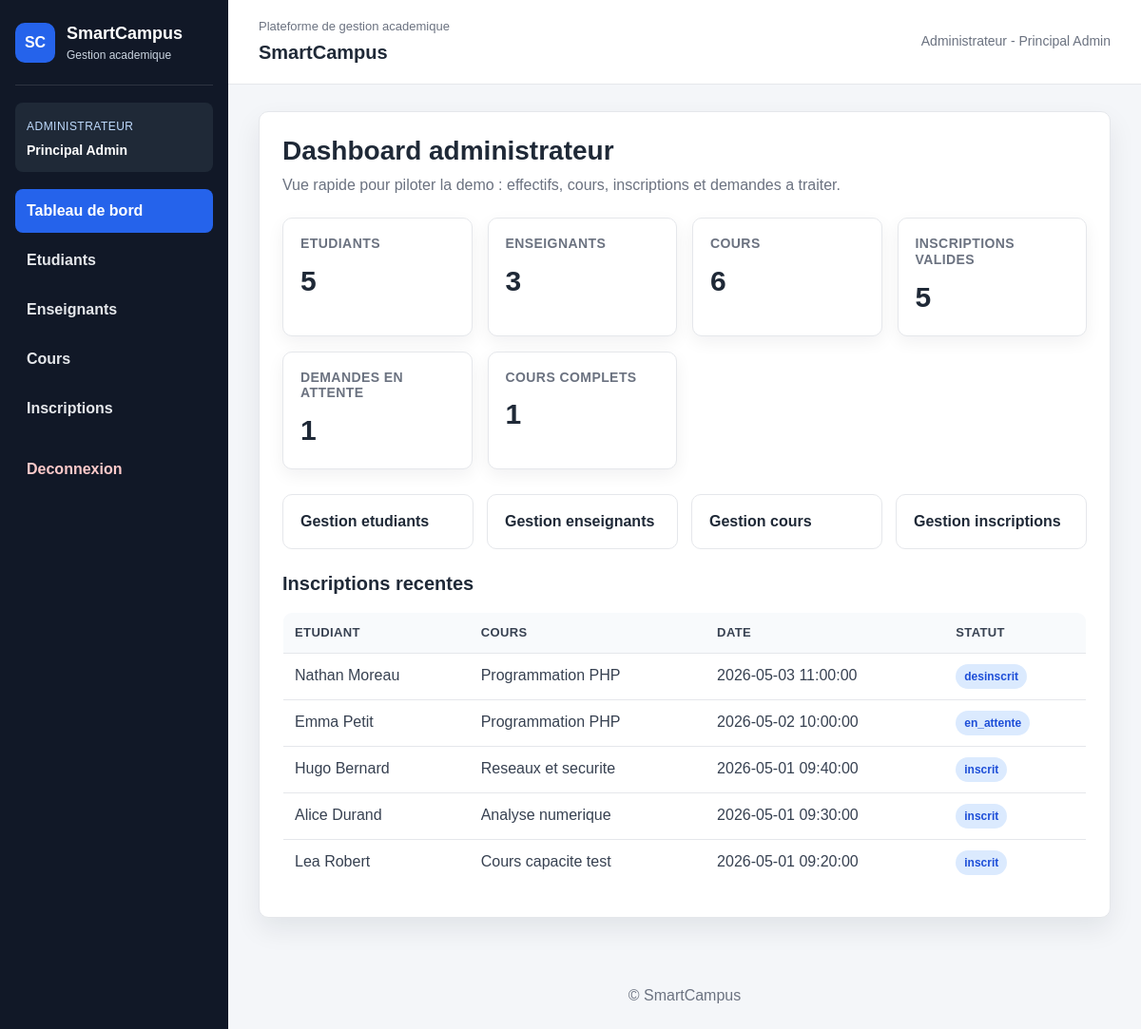
The page /admin/dashboard.php (signed in) on the database its author committed.
### tables this page shows
CREATE TABLE inscription (
    id_inscription INT AUTO_INCREMENT PRIMARY KEY,
    date_inscription DATETIME DEFAULT CURRENT_TIMESTAMP,
    statut ENUM('inscrit','desinscrit','en_attente') DEFAULT 'en_attente',
    id_etudiant INT NOT NULL,
    id_cours INT NOT NULL,
    UNIQUE (id_etudiant, id_cours),
    CONSTRAINT fk_inscription_etudiant
        FOREIGN KEY (id_etudiant) REFERENCES etudiant(id_etudiant),
    CONSTRAINT fk_inscription_cours
        FOREIGN KEY (id_cours) REFERENCES cours(id_cours)
);

CREATE TABLE utilisateur (
    id_user INT AUTO_INCREMENT PRIMARY KEY,
    nom VARCHAR(100) NOT NULL,
    prenom VARCHAR(100) NOT NULL,
    email VARCHAR(150) NOT NULL,
    mot_de_passe VARCHAR(255) NOT NULL,
    role ENUM('administrateur','enseignant','etudiant') NOT NULL,
    date_creation TIMESTAMP DEFAULT CURRENT_TIMESTAMP,
    actif TINYINT(1) DEFAULT 1,
    UNIQUE (email)
);

CREATE TABLE cours (
    id_cours INT AUTO_INCREMENT PRIMARY KEY,
    code_cours VARCHAR(50) NOT NULL,
    titre VARCHAR(150) NOT NULL,
    description TEXT,
    capacite_max INT NOT NULL,
    jour VARCHAR(20) NOT NULL,
    heure_debut TIME NOT NULL,
    heure_fin TIME NOT NULL,
    salle VARCHAR(50) NOT NULL,
    semestre VARCHAR(50) NOT NULL,
    id_enseignant INT NOT NULL,
    UNIQUE (code_cours),
    CONSTRAINT fk_cours_enseignant
        FOREIGN KEY (id_enseignant) REFERENCES enseignant(id_enseignant)
);

### admin/dashboard.php (the view, shortened to what this page needs)
<?php
require_once __DIR__ . '/../config/db.php';
include __DIR__ . '/../includes/header.php';
?>
<section class="container">
    <h1>Dashboard administrateur</h1>
    <p class="page-subtitle">Vue rapide pour piloter la demo : effectifs, cours, inscriptions et demandes a traiter.</p>
    <?php
    function compter($conn, $sql) {
        $resultat = mysqli_query($conn, $sql);
        $ligne = mysqli_fetch_assoc($resultat);
        return $ligne['total'];
    }
    $total_etudiants = compter($conn, "SELECT COUNT(*) AS total FROM etudiant");
    $total_enseignants = compter($conn, "SELECT COUNT(*) AS total FROM enseignant");
    $total_cours = compter($conn, "SELECT COUNT(*) AS total FROM cours");
    $total_inscriptions = compter($conn, "SELECT COUNT(*) AS total FROM inscription WHERE statut = 'inscrit'");
    $total_demandes = compter($conn, "SELECT COUNT(*) AS total FROM inscription WHERE statut = 'en_attente'");
    $total_cours_complets = compter(
        $conn,
        "SELECT COUNT(*) AS total
         FROM cours
         WHERE (SELECT COUNT(*) FROM inscription WHERE inscription.id_cours = cours.id_cours AND statut = 'inscrit') >= capacite_max"
    );
    ?>
    <section class="stats-grid">
        <article class="stat-card"><h2>Etudiants</h2><p><?php echo $total_etudiants; ?></p></article>
        <article class="stat-card"><h2>Enseignants</h2><p><?php echo $total_enseignants; ?></p></article>
        <article class="stat-card"><h2>Cours</h2><p><?php echo $total_cours; ?></p></article>
        <article class="stat-card"><h2>Inscriptions valides</h2><p><?php echo $total_inscriptions; ?></p></article>
        <article class="stat-card"><h2>Demandes en attente</h2><p><?php echo $total_demandes; ?></p></article>
        <article class="stat-card"><h2>Cours complets</h2><p><?php echo $total_cours_complets; ?></p></article>
    </section>
    <section class="menu-cards">
        <a class="card-link" href="/SmartCampus/admin/etudiants.php">Gestion etudiants</a>
        <a class="card-link" href="/SmartCampus/admin/enseignants.php">Gestion enseignants</a>
        <a class="card-link" href="/SmartCampus/admin/cours.php">Gestion cours</a>
        <a class="card-link" href="/SmartCampus/admin/inscriptions.php">Gestion inscriptions</a>
    </section>
    <section>
        <h2>Inscriptions recentes</h2>
        <?php
        $sql = "
            SELECT inscription.date_inscription, inscription.statut, utilisateur.nom, utilisateur.prenom, cours.titre
            FROM inscription
            INNER JOIN etudiant ON inscription.id_etudiant = etudiant.id_etudiant
            INNER JOIN utilisateur ON etudiant.id_user = utilisateur.id_user
            INNER JOIN cours ON inscription.id_cours = cours.id_cours
            ORDER BY inscription.date_inscription DESC
            LIMIT 5
        ";
        $resultat = mysqli_query($conn, $sql);
        ?>
        <table>
            <thead><tr><th>Etudiant</th><th>Cours</th><th>Date</th><th>Statut</th></tr></thead>
            <tbody>
                <?php if ($resultat && mysqli_num_rows($resultat) > 0): ?>
                    <?php while ($ligne = mysqli_fetch_assoc($resultat)): ?>
                        <tr>
                            <td><?php echo htmlspecialchars($ligne['prenom'] . ' ' . $ligne['nom']); ?></td>
                            <td><?php echo htmlspecialchars($ligne['titre']); ?></td>
                            <td><?php echo htmlspecialchars($ligne['date_inscription']); ?></td>
                            <td><span class="badge badge-info"><?php echo htmlspecialchars($ligne['statut']); ?></span></td>
                        </tr>
                    <?php endwhile; ?>
                <?php else: ?>
                    <tr><td colspan="4">Aucune inscription recente.</td></tr>
                <?php endif; ?>
            </tbody>
        </table>
    </section>
</section>
<?php include __DIR__ . '/../includes/footer.php'; ?>

### assets/css/style.css (style rules this page uses)
* { box-sizing: border-box; }
:root { --bg: #f4f6f9; --panel: #ffffff; --sidebar: #111827; --sidebar-soft: #1f2937; --text: #1f2937; --muted: #6b7280; --border: #e5e7eb; --primary: #2563eb; --primary-dark: #1d4ed8; --success: #16a34a; --warning: #f59e0b; --danger: #dc2626; --shadow: 0 12px 28px rgba(15, 23, 42, 0.08); }
body { margin: 0; font-family: Arial, Helvetica, sans-serif; background: var(--bg); color: var(--text); line-height: 1.5; }
a { color: var(--primary); }
.container, .section-card, .form-card { background: var(--panel); border: 1px solid var(--border); border-radius: 10px; box-shadow: var(--shadow); }
.container { padding: 24px; overflow-x: auto; }
h1, h2, h3 { color: var(--text); line-height: 1.2; }
h1 { margin: 0 0 8px; font-size: 28px; }
h2 { font-size: 20px; }
.page-subtitle { margin: 0 0 22px; color: var(--muted); }
.stats-grid { display: grid; grid-template-columns: repeat(auto-fit, minmax(170px, 1fr)); gap: 16px; margin: 22px 0 26px; }
.stat-card { padding: 18px; background: #ffffff; border: 1px solid var(--border); border-radius: 10px; box-shadow: 0 6px 18px rgba(15, 23, 42, 0.06); }
.stat-card h2, .stat-label { margin: 0 0 8px; color: var(--muted); font-size: 14px; font-weight: bold; text-transform: uppercase; letter-spacing: 0.03em; }
.stat-card p, .stat-value { margin: 0; color: var(--text); font-size: 30px; font-weight: bold; }
.menu-cards, .quick-actions { display: grid; grid-template-columns: repeat(auto-fit, minmax(190px, 1fr)); gap: 14px; margin: 18px 0 24px; }
.card-link { display: block; padding: 16px 18px; color: var(--text); background: #ffffff; border: 1px solid var(--border); border-radius: 10px; text-decoration: none; font-weight: bold; }
.table-responsive, .container { overflow-x: auto; }
table { width: 100%; min-width: 760px; border-collapse: collapse; margin: 18px 0 8px; background: #ffffff; border: 1px solid var(--border); border-radius: 10px; overflow: hidden; }
th, td { padding: 11px 12px; border-bottom: 1px solid var(--border); text-align: left; vertical-align: top; }
th { background: #f8fafc; color: #374151; font-size: 13px; text-transform: uppercase; letter-spacing: 0.03em; }
td { color: #374151; }
tr:last-child td { border-bottom: 0; }
.actions-cell, td:last-child { white-space: nowrap; }
.badge { display: inline-flex; align-items: center; justify-content: center; padding: 4px 9px; border-radius: 999px; font-size: 12px; font-weight: bold; white-space: nowrap; }
.badge-info { color: #1d4ed8; background: #dbeafe; }

### rows shown on the page
inscription: utilisateur.prenom+nom "Nathan Moreau", id_cours.titre "Programmation PHP", date_inscription "2026-05-03 11:00:00", statut "desinscrit"
inscription: utilisateur.prenom+nom "Emma Petit", id_cours.titre "Programmation PHP", date_inscription "2026-05-02 10:00:00", statut "en_attente"
inscription: utilisateur.prenom+nom "Hugo Bernard", id_cours.titre "Reseaux et securite", date_inscription "2026-05-01 09:40:00", statut "inscrit"
inscription: utilisateur.prenom+nom "Alice Durand", id_cours.titre "Analyse numerique", date_inscription "2026-05-01 09:30:00", statut "inscrit"
inscription: utilisateur.prenom+nom "Lea Robert", id_cours.titre "Cours capacite test", date_inscription "2026-05-01 09:20:00", statut "inscrit"

### other values the page prints
$libelle_role "ADMINISTRATEUR"
$nom_complet "Principal Admin"
$libelle_role "Administrateur"
$total_etudiants "5"
$total_enseignants "3"
$total_cours "6"
$total_inscriptions "5"
$total_demandes "1"
$total_cours_complets "1"
